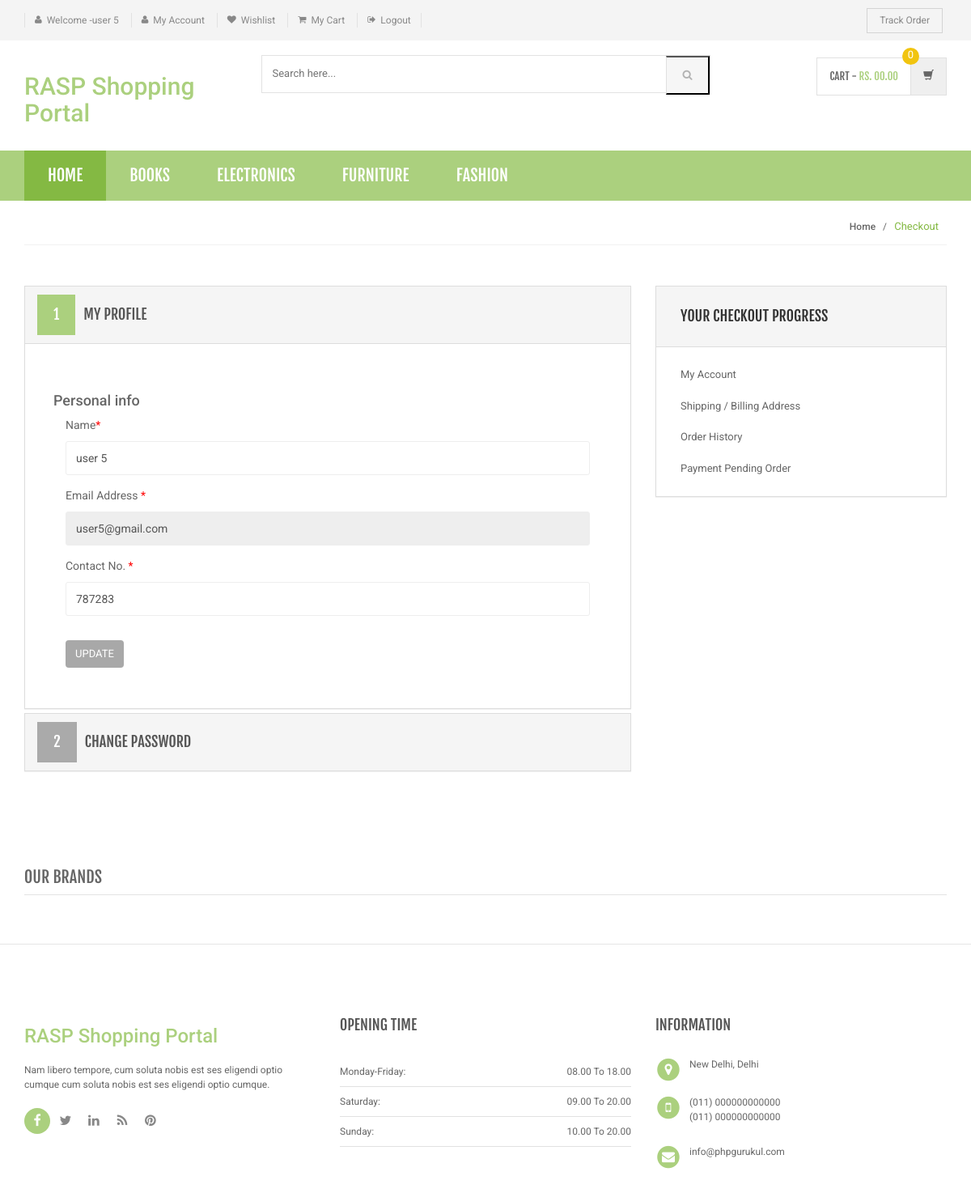
/my-account.php (signed in), run on the app's committed database.
### tables this page shows
CREATE TABLE `category` (
  `id` int(11) NOT NULL,
  `categoryName` varchar(255) DEFAULT NULL,
  `categoryDescription` longtext DEFAULT NULL,
  `creationDate` timestamp NOT NULL DEFAULT current_timestamp(),
  `updationDate` varchar(255) DEFAULT NULL
);

CREATE TABLE `users` (
  `id` int(11) NOT NULL,
  `role_id` int(3) NOT NULL,
  `name` varchar(255) DEFAULT NULL,
  `email` varchar(255) DEFAULT NULL,
  `contactno` bigint(11) DEFAULT NULL,
  `password` varchar(255) DEFAULT NULL,
  `shippingAddress` longtext DEFAULT NULL,
  `shippingState` varchar(255) DEFAULT NULL,
  `shippingCity` varchar(255) DEFAULT NULL,
  `shippingPincode` int(11) DEFAULT NULL,
  `billingAddress` longtext DEFAULT NULL,
  `billingState` varchar(255) DEFAULT NULL,
  `billingCity` varchar(255) DEFAULT NULL,
  `billingPincode` int(11) DEFAULT NULL,
  `regDate` timestamp NOT NULL DEFAULT current_timestamp(),
  `updationDate` varchar(255) DEFAULT NULL
);

### my-account.php (the view, shortened to what this page needs)
<?php
include('includes/config.php');
if(strlen($_SESSION['login'])==0)
    {
header('location:login.php');
}
else{
?>
<!DOCTYPE html>
<html lang="en">
	<head>
	    <link rel="stylesheet" href="assets/css/bootstrap.min.css">
	    <link rel="stylesheet" href="assets/css/main.css">
	    <link rel="stylesheet" href="assets/css/green.css">
	    <link rel="stylesheet" href="assets/css/owl.carousel.css">
		<link rel="stylesheet" href="assets/css/owl.transitions.css">
		<link href="assets/css/lightbox.css" rel="stylesheet">
		<link rel="stylesheet" href="assets/css/animate.min.css">
		<link rel="stylesheet" href="assets/css/rateit.css">
		<link rel="stylesheet" href="assets/css/bootstrap-select.min.css">
		<link rel="stylesheet" href="assets/css/config.css">
		<link href="assets/css/green.css" rel="alternate stylesheet" title="Green color">
		<link href="assets/css/blue.css" rel="alternate stylesheet" title="Blue color">
		<link href="assets/css/red.css" rel="alternate stylesheet" title="Red color">
		<link href="assets/css/orange.css" rel="alternate stylesheet" title="Orange color">
		<link href="assets/css/dark-green.css" rel="alternate stylesheet" title="Darkgreen color">
		<link rel="stylesheet" href="assets/css/font-awesome.min.css">
	</head>
    <body class="cnt-home">
<header class="header-style-1">
<?php include('includes/top-header.php');?>
<?php include('includes/main-header.php');?>
<?php include('includes/menu-bar.php');?>
</header>
<div class="breadcrumb">
	<div class="container">
		<div class="breadcrumb-inner">
			<ul class="list-inline list-unstyled">
				<li><a href="#">Home</a></li>
				<li class='active'>Checkout</li>
			</ul>
		</div>
	</div>
</div>
<div class="body-content outer-top-bd">
	<div class="container">
		<div class="checkout-box inner-bottom-sm">
			<div class="row">
				<div class="col-md-8">
					<div class="panel-group checkout-steps" id="accordion">
<div class="panel panel-default checkout-step-01">
		<div class="panel-heading">
    	<h4 class="unicase-checkout-title">
	        <a data-toggle="collapse" class="" data-parent="#accordion" href="#collapseOne">
	          <span>1</span>My Profile
	        </a>
	     </h4>
    </div>
	<div id="collapseOne" class="panel-collapse collapse in">
	    <div class="panel-body">
			<div class="row">
<h4>Personal info</h4>
				<div class="col-md-12 col-sm-12 already-registered-login">
<?php
$query=mysqli_query($con,"select * from users where id='".$_SESSION['id']."'");
while($row=mysqli_fetch_array($query))
{
?>
					<form class="register-form" role="form" method="post">
<div class="form-group">
					    <label class="info-title" for="name">Name<span>*</span></label>
					    <input type="text" class="form-control unicase-form-control text-input" value="<?php echo $row['name'];?>" id="name" name="name" required="required">
					  </div>
						<div class="form-group">
					    <label class="info-title" for="exampleInputEmail1">Email Address <span>*</span></label>
			 <input type="email" class="form-control unicase-form-control text-input" id="exampleInputEmail1" value="<?php echo $row['email'];?>" readonly>
					  </div>
					  <div class="form-group">
					    <label class="info-title" for="Contact No.">Contact No. <span>*</span></label>
					    <input type="text" class="form-control unicase-form-control text-input" id="contactno" name="contactno" required="required" value="<?php echo $row['contactno'];?>"  maxlength="10">
					  </div>
					  <button type="submit" name="update" class="btn-upper btn btn-primary checkout-page-button">Update</button>
					</form>
					<?php } ?>
				</div>
			</div>
		</div>
	</div>
</div>
					  	<div class="panel panel-default checkout-step-02">
						    <div class="panel-heading">
						      <h4 class="unicase-checkout-title">
						        <a data-toggle="collapse" class="collapsed" data-parent="#accordion" href="#collapseTwo">
						          <span>2</span>Change Password
						        </a>
						      </h4>
						    </div>
					  	</div>
					</div>
				</div>
			<?php include('includes/myaccount-sidebar.php');?>
			</div>
		</div>
	<?php include('includes/brands-slider.php');?>
</div>
</div>
<?php include('includes/footer.php');?>
</body>
</html>
<?php } ?>

### includes/menu-bar.php (shortened to what this page needs)
<div class="header-nav animate-dropdown">
    <div class="container">
        <div class="yamm navbar navbar-default" role="navigation">
            <div class="nav-bg-class">
                <div class="navbar-collapse collapse" id="mc-horizontal-menu-collapse">
	<div class="nav-outer">
		<ul class="nav navbar-nav">
			<li class="active dropdown yamm-fw">
				<a href="index.php" data-hover="dropdown" class="dropdown-toggle">Home</a>
			</li>
              <?php $sql=mysqli_query($con,"select id,categoryName  from category limit 6");
while($row=mysqli_fetch_array($sql))
{
    ?>
			<li class="dropdown yamm">
				<a href="category.php?cid=<?php echo $row['id'];?>"> <?php echo $row['categoryName'];?></a>
			</li>
			<?php } ?>
		</ul>
		<div class="clearfix"></div>
	</div>
</div>
            </div>
        </div>
    </div>
</div>

### assets/css/green.css (style rules this page uses)
a { color: #abd07e; }
.header-style-1 .header-nav { background: #abd07e; }
.cnt-home .header-style-1 .header-nav .navbar .navbar-nav > li.active { background: #84b943; }
.breadcrumb ul li.active { color: #84b943; }
.checkout-box .checkout-steps .panel .panel-heading .unicase-checkout-title > a:not(.collapsed) span { background-color: #abd07e; }

### assets/css/lightbox.css (style rules this page uses)
body:after { content: url(../images/close.png) url(../images/loading.gif) url(../images/prev.png) url(../images/next.png); display: none; }

### assets/css/blue.css (style rules this page uses)
a { color: #3498db; }
.header-style-1 .header-nav { background: #3498db; }
.cnt-home .header-style-1 .header-nav .navbar .navbar-nav > li.active { background: #1d6ca1; }
.breadcrumb ul li.active { color: #1d6ca1; }
.checkout-box .checkout-steps .panel .panel-heading .unicase-checkout-title > a:not(.collapsed) span { background-color: #3498db; }

### assets/css/red.css (style rules this page uses)
a { color: #ff6c6c; }
.header-style-1 .header-nav { background: #ff6c6c; }
.cnt-home .header-style-1 .header-nav .navbar .navbar-nav > li.active { background: #ff1a1a; }
.breadcrumb ul li.active { color: #ff1a1a; }
.checkout-box .checkout-steps .panel .panel-heading .unicase-checkout-title > a:not(.collapsed) span { background-color: #ff6c6c; }

### assets/css/orange.css (style rules this page uses)
a { color: #f39c12; }
.header-style-1 .header-nav { background: #f39c12; }
.cnt-home .header-style-1 .header-nav .navbar .navbar-nav > li.active { background: #ab6c09; }
.breadcrumb ul li.active { color: #ab6c09; }
.checkout-box .checkout-steps .panel .panel-heading .unicase-checkout-title > a:not(.collapsed) span { background-color: #f39c12; }

### assets/css/dark-green.css (style rules this page uses)
a { color: #12cca7; }
.header-style-1 .header-nav { background: #12cca7; }
.cnt-home .header-style-1 .header-nav .navbar .navbar-nav > li.active { background: #0b816a; }
.breadcrumb ul li.active { color: #0b816a; }
.checkout-box .checkout-steps .panel .panel-heading .unicase-checkout-title > a:not(.collapsed) span { background-color: #12cca7; }

### data on the page
category: categoryName "BOOKS"
category: categoryName "ELECTRONICS"
category: categoryName "FURNITURE"
category: categoryName "FASHION"
users: name "user 5", email "user5@gmail.com", contactno "787283"

### other printed values
$_SESSION['username'] "user 5"
